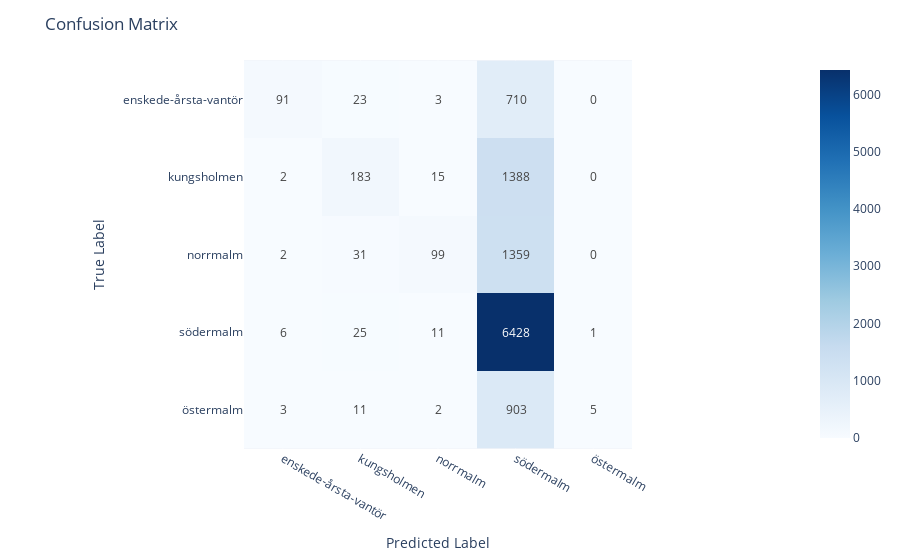

Source (notebook cell):
### Code cell
labels = ['enskede-årsta-vantör', 'kungsholmen', 'norrmalm', 'södermalm', 'östermalm']
classifier_model(df, labels, MultinomialNB(), '5n')
evaluate_model(df, labels, 'model_MultinomialNB()_5n')

### Figure 1 — Plotly figure (JSON) as saved in the notebook; plotly's stock layout.template omitted (floating-point values rounded to 4 significant figures)
{"data": [{"coloraxis": "coloraxis", "hovertemplate": "x: %{x}<br>y: %{y}<br>color: %{z}<extra></extra>", "name": "0", "texttemplate": "%{z}", "type": "heatmap", "x": ["enskede-årsta-vantör", "kungsholmen", "norrmalm", "södermalm", "östermalm"], "xaxis": "x", "y": ["enskede-årsta-vantör", "kungsholmen", "norrmalm", "södermalm", "östermalm"], "yaxis": "y", "z": [[91, 23, 3, 710, 0], [2, 183, 15, 1388, 0], [2, 31, 99, 1359, 0], [6, 25, 11, 6428, 1], [3, 11, 2, 903, 5]]}], "layout": {"coloraxis": {"colorscale": [[0, "rgb(247,251,255)"], [0.125, "rgb(222,235,247)"], [0.25, "rgb(198,219,239)"], [0.375, "rgb(158,202,225)"], [0.5, "rgb(107,174,214)"], [0.625, "rgb(66,146,198)"], [0.75, "rgb(33,113,181)"], [0.875, "rgb(8,81,156)"], [1, "rgb(8,48,107)"]]}, "margin": {"t": 60}, "title": {"text": "Confusion Matrix"}, "xaxis": {"anchor": "y", "constrain": "domain", "domain": [0, 1], "scaleanchor": "y", "title": {"text": "Predicted Label"}}, "yaxis": {"anchor": "x", "autorange": "reversed", "constrain": "domain", "domain": [0, 1], "title": {"text": "True Label"}}}}
